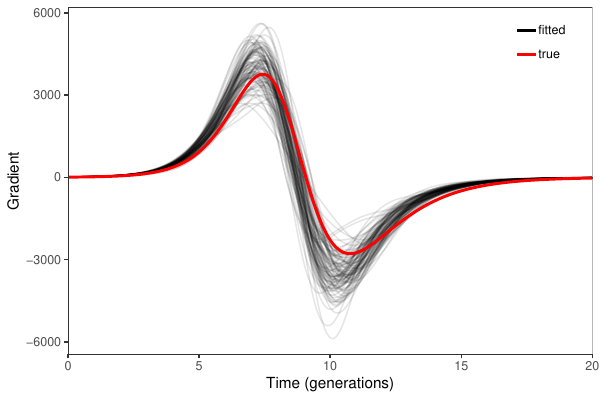

Generate this figure with R:
library(tidyr)
library(dplyr)
library(emdbook)
library(mgcv)
library(deSolve)
library(ggplot2); theme_set(theme_bw())

sir <- function(t, state, parameters) {
	with(as.list(c(state, parameters)), {
		I <- exp(logI)
		dS <- - beta * S * I/N
		dlogI <- beta * S/N - gamma
		dR <- gamma * I
		list(c(dS, dlogI, dR))
	})
}

par <- c(beta=2, gamma=1, N=1e5)
y <- c(S=1e5-10, logI=log(10), R=0)
time <- seq(0, 20, by=1)
smooth_time <- seq(0, 20, by=0.01)

out <- as.data.frame(ode(y, time, sir, par))
out_smooth <- as.data.frame(ode(y, smooth_time, sir, par))

true_incidence <- data.frame(
	time=1:20,
	incidence=-diff(out$S)
)

rprob <- 0.7
theta <- 10
nsim <- 100

reslist <- vector('list', nsim)

set.seed(101)
for (i in 1:nsim) {
	simulated_incidence <- data.frame(
		time=1:20,
		incidence=rbetabinom(20, size=round(true_incidence$incidence), prob=rprob, theta=theta)
	)
	
	gfit <- gam(incidence~s(time), data=simulated_incidence, family=nb)
	I <- exp(predict(gfit, newdata=data.frame(time=smooth_time)))
	
	reslist[[i]] <- data.frame(
		time=head(smooth_time, -1),
		grad=diff(I)/0.01
	)
}

graddata <- reslist %>%
	bind_rows(.id="sim")

true_grad <- data.frame(
	time=out_smooth$time,
	grad=rprob * (2 * out_smooth$S/1e5 - 1) * exp(out_smooth$logI)
)

g <- ggplot(graddata) +
	geom_line(aes(time, grad, group=sim, col="fitted"), alpha=0.1) +
	geom_line(data=true_grad, aes(time, grad, col="true"), lwd=1) +
	ylab("Gradient") +
	scale_x_continuous("Time (generations)", expand=c(0,0)) +
	scale_color_manual(values=c("black", "red")) +
	theme(
		panel.grid = element_blank(),
		legend.position = c(0.9, 0.9),
		legend.title = element_blank()
	)

ggsave("gradient_matching.pdf", g, width=6, height=4)
